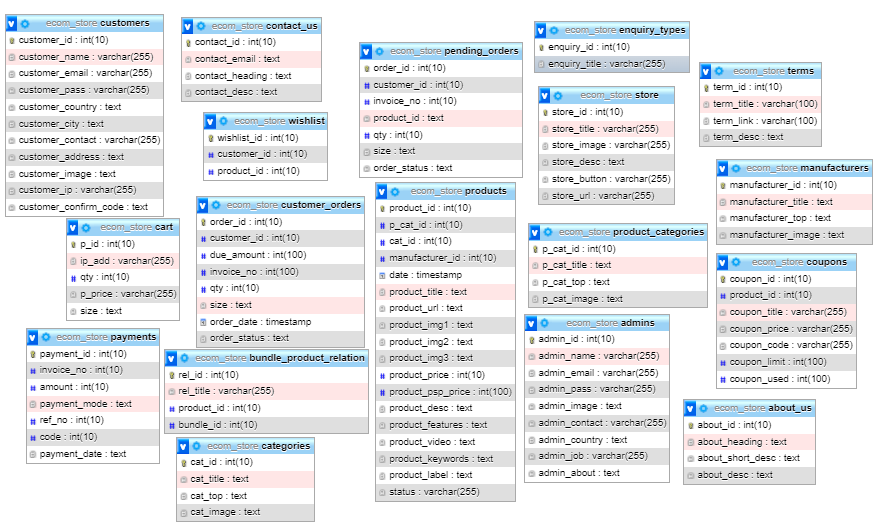
#> input picture Capture1.PNG, 883 x 529 px
$ python ktra2605.py   (older library calls are emulated)
#> lines starting #> are read from the running program, lines starting #| are printed output that depends on the picture; after the words box and inside, x2 and y2 are one past the last pixel; in counts of white or black regions, pixels touching at a corner belong together
import numpy as np
import cv2

# 1.  Đọc và hiển thị ảnh I.
I=cv2.imread('Capture1.PNG')
#> I is the input picture: shape (529, 883, 3); mean B, G, R 234.6, 231.9, 229.5
cv2.imshow("anh goc",I)

# 2. Chuyển ảnh mầu I sang ảnh đa cấp xám (grayscale) theo công thức (0.39,0.5,0.11), được ma trận ảnh Ig. Hiển thị ảnh Ig. Xác định mức xám lớn nhất của ảnh Ig.
I_red = I[:,:,2]
I_green = I[:,:,1]
I_blue = I[:,:,0]
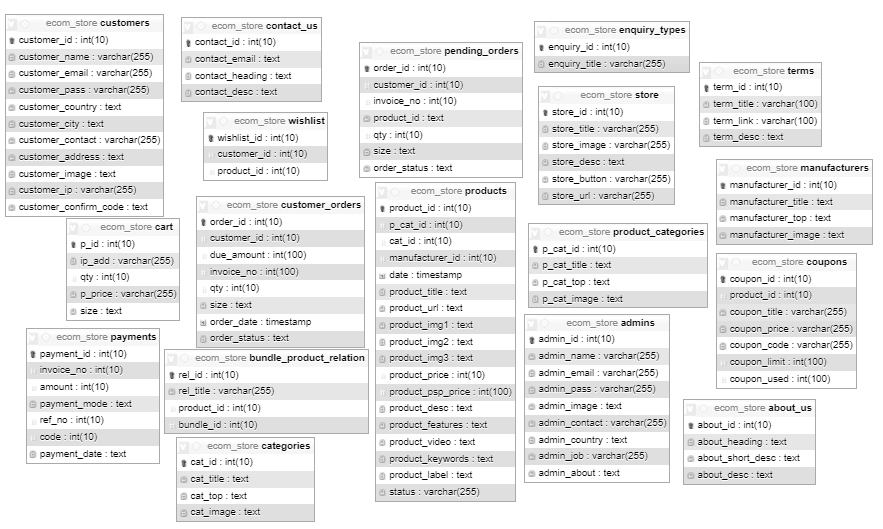
#> I_blue: shape (529, 883); min 0, max 255, mean 234.6
def toGray(I):
    Ig=0.39*I_red+0.5*I_green+0.11*I_blue
    Ig=Ig.astype(dtype='uint8')
    return Ig
I_gray = toGray(I)
cv2.imshow('Anh xam I_gray',I_gray)
a= I_gray.max()
#> a = 255
print('Max cua I_gray',a)
#| Max cua I_gray 255
# 3. Lấy biên của ảnh Ig theo phương pháp Canny được ảnh biên Ie là ảnh nhị phân nền đen. Kiểm tra pixel có tọa độ dòng y=160, cột x=326 có là điểm biên của ảnh Ig theo phép dò biên Canny không?
#    3.1. Xác định ma trận gradient theo hướng y và theo hướng x của Ig sử dụng toán tử Sobel và hiển thị 2 ma trận kết quả.
Icanny = cv2.Canny(image=I, threshold1=100,threshold2=200)  # tìm biên theo Canny
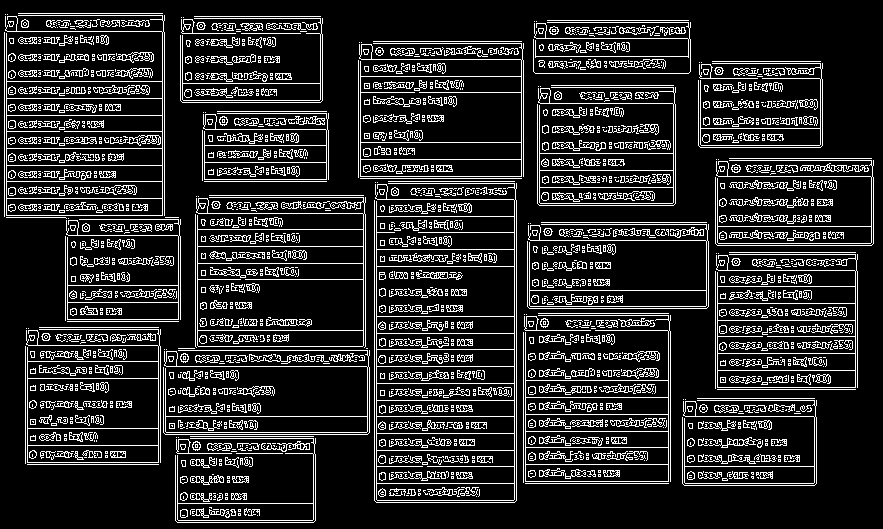
#> Icanny: shape (529, 883); 15.8% white in thin lines or dots
cv2.imshow('Icanny', Icanny)
(h, w, d) = I.shape
#> h = 529; w = 883; d = 3
B, G, R = cv2.split(I)

if(Icanny[326][160]==255):
    print("Tọa độ [326,160] là điểm biên của ảnh")
else:
    print("Tọa độ [326,160] không phải là điểm biên của ảnh!")

#3.1
sobelx = cv2.Sobel(I_blue,ddepth=cv2.CV_64F, dx=1, dy=0, ksize=5)  # tìm biên sobel đạo hàm theo x
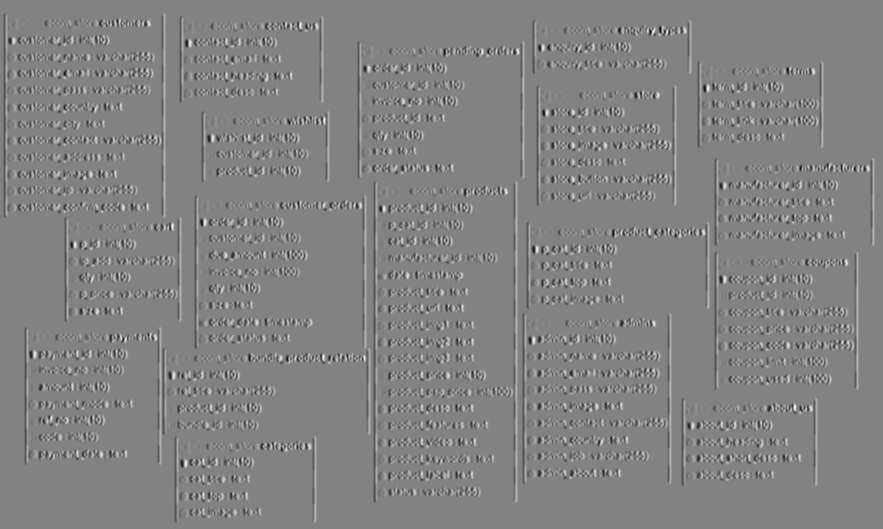
#> sobelx: shape (529, 883) float64; min -8730, max 8344, mean 0; drawn with min black and max white
sobely = cv2.Sobel(I_blue,cv2.CV_64F,0,1,ksize=5)  #  tìm biên sobel đạo hàm the y
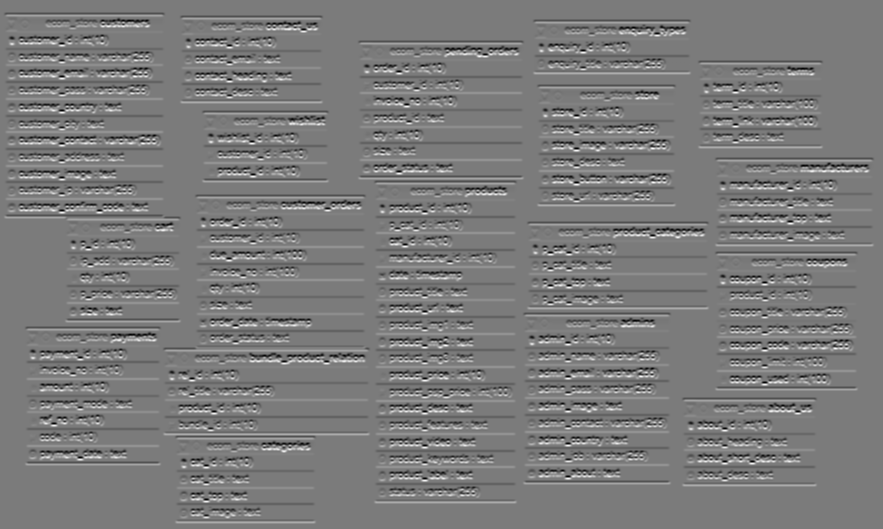
#> sobely: shape (529, 883) float64; min -8160, max 8739, mean 0; drawn with min black and max white
cv2.imshow('Sobelx',sobelx)
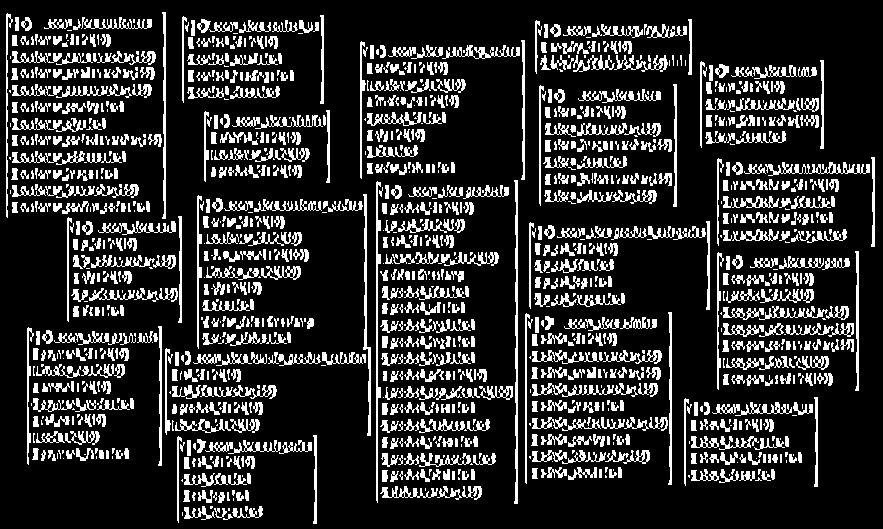
#> window 'Sobelx': shape (529, 883); 18.4% white; 1456 white regions (481 under 20 px), largest, box (x1, y1, x2, y2) and area: (514, 180, 518, 504) 862, (376, 181, 381, 503) 749, (363, 194, 371, 436) 668
cv2.imshow('Sobely',sobelx)
print(sobelx)
#> (printed output is left out)
print(sobely)
#> (printed output is left out)
# 4.  Nhị phân ảnh Ig theo ngưỡng Otsu được ảnh nhị phân nền đen được ảnh Ib. Hiển thị ảnh Ib.
ret, Ib = cv2.threshold(I_gray, 180, 255, cv2.THRESH_OTSU)
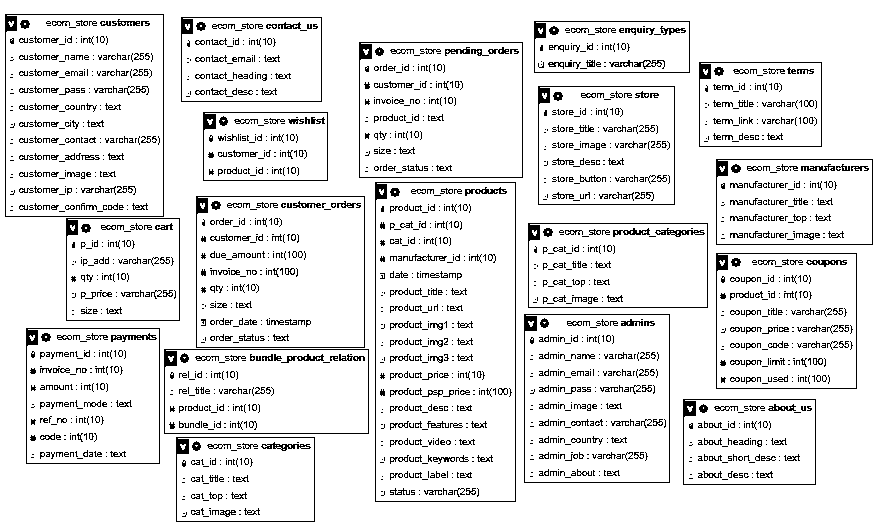
#> Ib: shape (529, 883); 90.5% white; black in thin lines or dots
#> ret = 181
cv2.imshow("Anh nhi phan nguong Otsu", Ib)
# 5. Xác định các đường contour của ảnh Ib, tìm giá trị max_cv là chu vi lớn nhất trong các contour trên. Vẽ các contours có chu vi lớn nhất lên ảnh gốc I với mầu bgr = (0,0,255). Hiển thị ảnh I.
# *** cv.arcLength(contour,True)
I_copy = I.copy()
contours, hierarchy = cv2.findContours(Ib, cv2.RETR_TREE, cv2.CHAIN_APPROX_SIMPLE)
#> contours = 3950 contours, 2920 with area under 20; largest, box (x1, y1, x2, y2) and area: (0, 0, 883, 529) 465696, (374, 181, 517, 503) 45580, (376, 183, 515, 501) 43570, (4, 13, 165, 218) 32638, (6, 15, 163, 216) 31024
cv2.drawContours(I_copy, contours, -1, (0,255,0), 3) #vẽ trên ảnh gốc
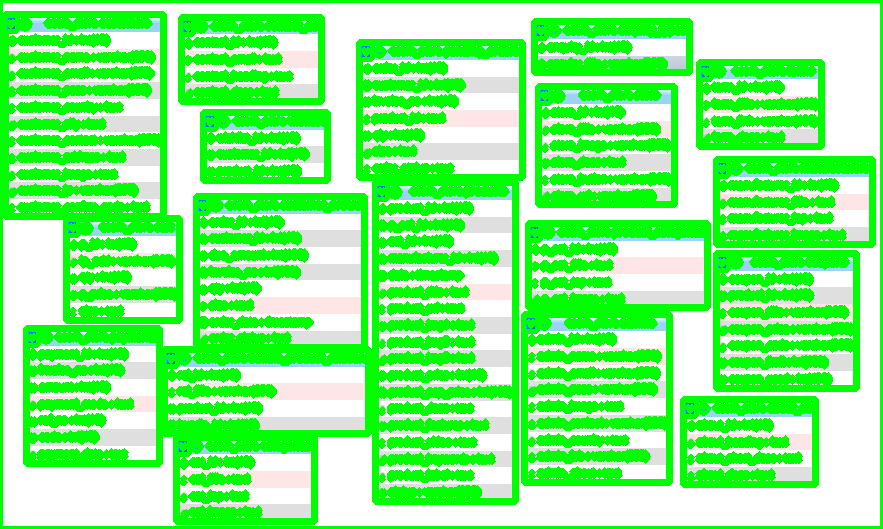
#> I_copy: shape (529, 883, 3); mean B, G, R 133.3, 250.2, 132.5
cv2.imshow("Contour",I_copy)

i = 0.0
for j in contours:
    chuvi = cv2.arcLength(j, True)
    if(chuvi > i):
        i = chuvi
#> this loop made 3950 passes
#> (j, chuvi, i) on pass 1: ([[0, 0], [0, 528], [882, 528], [882, 0]], 2820, 2820)
#> chuvi on passes 2, 3, 4, 5, 6, 8: 449.7, 18.49, 456.8, 15.66, 13.07, 7.66
#> after the loop, i = 2820
print("chu vi lon nhat cua cac contours la :",i)
#| chu vi lon nhat cua cac contours la : 2820.0
for contour in contours:
  if cv2.contourArea(contour) == i:
      cv2.drawContours(I, [contour], -1, (0,0,255), 3)
#> this loop made 3950 passes
#> contour on passes 1, 7, 17: [[0, 0], [0, 528], [882, 528], [882, 0]], [[255, 514], [256, 513], [257, 514], [256, 515]], [[232, 511], [233, 511]]
cv2.imshow('Anh goc moi',I)
# 6.  Sử dụng bút bi nét đậm, viết tay chỉ 1 chữ số (từ 0 đến 9), khoanh vùng chữ số được 1 ảnh, sử dụng ví dụ Paint brush, chuẩn hóa ảnh thành ảnh gray, kích thước 28x28(cao 28, rộng 28), ghi lại được 1 ảnh vidu.jpg.
# Sử dụng OpenCV đọc ảnh vidu.jpg được ma trận ảnh I. Chuyển ảnh thành mảng 1 chiều x có 784 phần tử (784=28*28).
cv2.waitKey()
cv2.destroyAllWindows()
